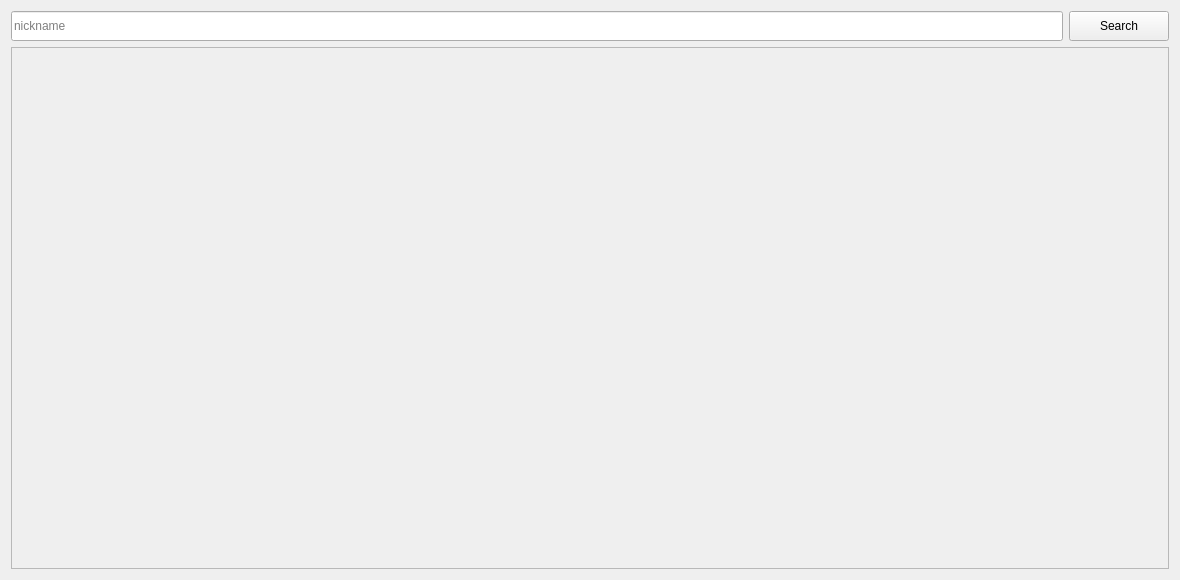
<?xml version="1.0" encoding="UTF-8"?>
<ui version="4.0">
 <class>SearchWidget</class>
 <widget class="QWidget" name="SearchWidget">
  <property name="geometry">
   <rect>
    <x>0</x>
    <y>0</y>
    <width>1180</width>
    <height>580</height>
   </rect>
  </property>
  <property name="windowTitle">
   <string>Form</string>
  </property>
  <layout class="QVBoxLayout" name="verticalLayout">
   <item>
    <layout class="QHBoxLayout" name="horizontalLayout">
     <item>
      <widget class="QLineEdit" name="leText">
       <property name="minimumSize">
        <size>
         <width>0</width>
         <height>30</height>
        </size>
       </property>
       <property name="placeholderText">
        <string>nickname</string>
       </property>
      </widget>
     </item>
     <item>
      <widget class="QPushButton" name="btnSearch">
       <property name="minimumSize">
        <size>
         <width>100</width>
         <height>30</height>
        </size>
       </property>
       <property name="cursor">
        <cursorShape>PointingHandCursor</cursorShape>
       </property>
       <property name="focusPolicy">
        <enum>Qt::NoFocus</enum>
       </property>
       <property name="text">
        <string>Search</string>
       </property>
      </widget>
     </item>
    </layout>
   </item>
   <item>
    <widget class="QScrollArea" name="scrollArea">
     <property name="frameShadow">
      <enum>QFrame::Plain</enum>
     </property>
     <property name="widgetResizable">
      <bool>true</bool>
     </property>
     <widget class="QWidget" name="resultsContent">
      <property name="geometry">
       <rect>
        <x>0</x>
        <y>0</y>
        <width>1160</width>
        <height>522</height>
       </rect>
      </property>
      <layout class="QVBoxLayout" name="verticalLayout_2"/>
     </widget>
    </widget>
   </item>
  </layout>
 </widget>
 <resources/>
 <connections/>
</ui>
